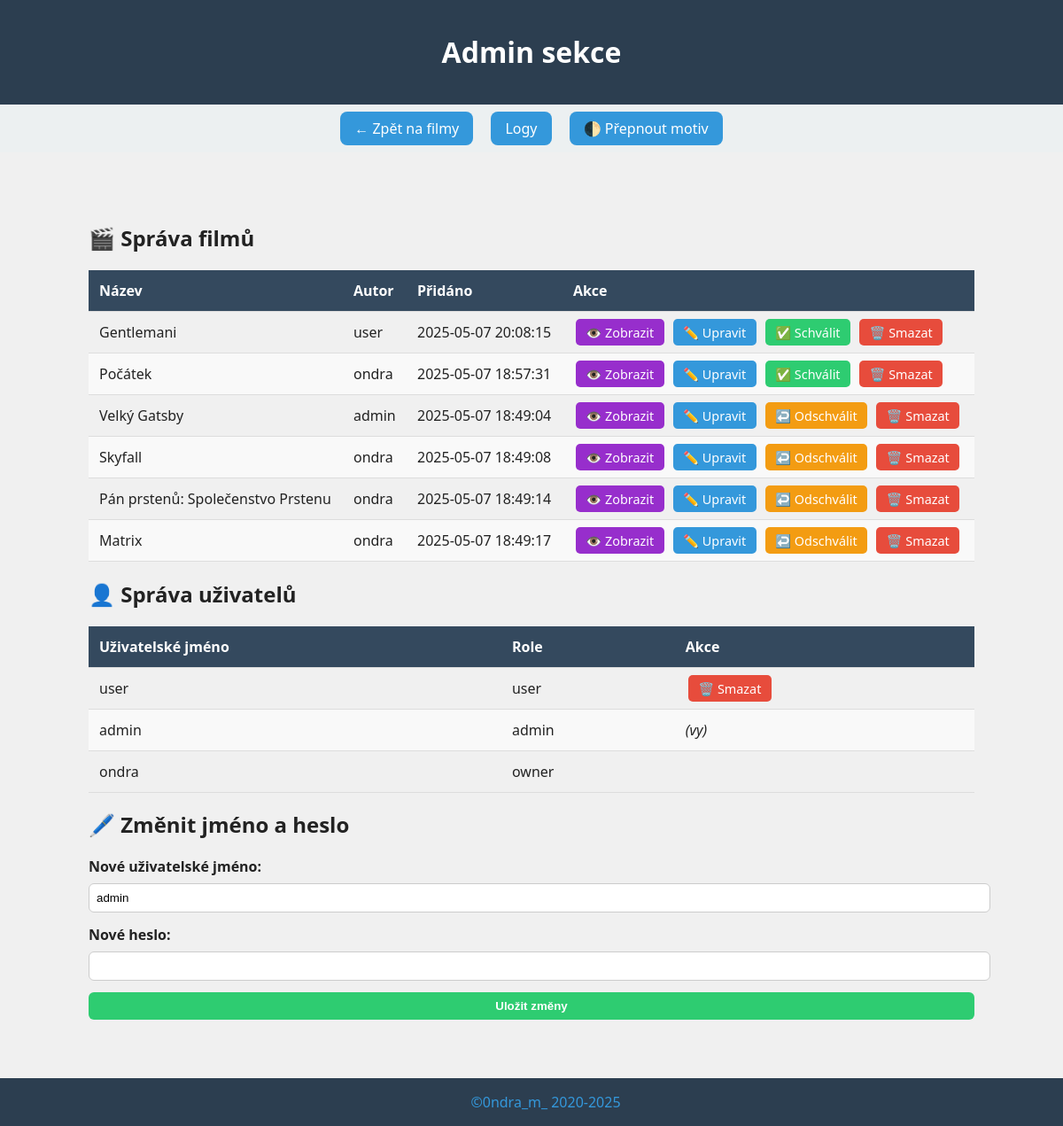
The app's page /admin.php (signed in) with its own data.
### tables this page shows
CREATE TABLE `filmy` (
  `id` int(11) NOT NULL,
  `nazev` varchar(255) NOT NULL,
  `rok` int(11) NOT NULL,
  `zanr` varchar(100) DEFAULT NULL,
  `reziser` varchar(255) DEFAULT NULL,
  `hodnoceni` decimal(3,1) DEFAULT NULL,
  `popis` text DEFAULT NULL,
  `schvaleno` tinyint(1) DEFAULT 0,
  `vytvoreno` timestamp NOT NULL DEFAULT current_timestamp(),
  `autor` varchar(50) NOT NULL DEFAULT 'neznámý'
);

CREATE TABLE `uzivatele` (
  `id` int(11) NOT NULL,
  `username` varchar(50) NOT NULL,
  `password` varchar(255) NOT NULL,
  `role` enum('owner','admin','user') DEFAULT 'user'
);

### admin.php (the view, shortened to what this page needs)
<?php
   require 'db.php';
   $username = $_SESSION['username'];
   $user_result = $conn->query("SELECT * FROM uzivatele WHERE username = '$username'");
   if ($user_result->num_rows > 0) {
    $user = $user_result->fetch_assoc();
   } else {
    die("Uživatel nenalezen.");
   }
   $filmy = $conn->query("SELECT * FROM filmy ORDER BY schvaleno ASC, rok DESC");
   $uzivatele = $conn->query("SELECT * FROM uzivatele ORDER BY role DESC, username ASC");
   ?>
<!DOCTYPE html>
<html lang="cs">
   <head>
      <link rel="stylesheet" href="styles.css">
   </head>
   <body>
      <header>
         <h1>Admin sekce</h1>
      </header>
      <nav>
         <a class="button" href="index.php">← Zpět na filmy</a>
         <a class="button" href="logs.php"> Logy</a>
         <a class="button"  onclick="toggleTheme()">🌓 Přepnout motiv</a>
      </nav>
      <div class="container">
         <h2>🎬 Správa filmů</h2>
         <div class="table-wrapper">
            <table class="admin-table">
               <thead>
                  <tr>
                     <th>Název</th>
                     <th>Autor</th>
                     <th>Přidáno</th>
                     <th>Akce</th>
                  </tr>
               </thead>
               <tbody>
                  <?php while ($film = $filmy->fetch_assoc()): ?>
                  <tr>
                     <td><?= htmlspecialchars($film['nazev']) ?></td>
                     <td><?= htmlspecialchars($film['autor']) ?></td>
                     <td><?= htmlspecialchars($film['vytvoreno']) ?></td>
                     <td>
                        <a class="btn btn-view"  href="info.php?id=<?= $film['id'] ?>">👁️ Zobrazit</a>
                        <a class="btn" href="edit.php?id=<?= $film['id'] ?>">✏️ Upravit</a>
                        <?php if (!$film['schvaleno']): ?>
                        <a class="btn btn-approve" href="schvalit.php?id=<?= $film['id'] ?>">✅ Schválit</a>
                        <?php else: ?>
                        <a class="btn btn-warning" href="odschvalit.php?id=<?= $film['id'] ?>">↩️ Odschválit</a>
                        <?php endif; ?>
                        <a class="btn btn-danger" href="smazat.php?id=<?= $film['id'] ?>" onclick="return confirm('Opravdu smazat?')">🗑️ Smazat</a>
                     </td>
                  </tr>
                  <?php endwhile; ?>
               </tbody>
            </table>
         </div>
         <h2>👤 Správa uživatelů</h2>
         <div class="table-wrapper">
            <table class="admin-table">
               <thead>
                  <tr>
                     <th>Uživatelské jméno</th>
                     <th>Role</th>
                     <th>Akce</th>
                  </tr>
               </thead>
               <tbody>
                  <?php while ($uzivatel = $uzivatele->fetch_assoc()): ?>
                  <tr>
                     <td><?= htmlspecialchars($uzivatel['username']) ?></td>
                     <td><?= $uzivatel['role'] ?></td>
                     <td>
                        <?php
                           $jeJinyUzivatel = $uzivatel['username'] !== $_SESSION['username'];
                           ?>
                        <?php if ($jeJinyUzivatel): ?>
                        <?php if ($uzivatel['role'] !== 'owner'): ?>
                        <a class="btn btn-danger" href="smazat_uzivatele.php?id=<?= $uzivatel['id'] ?>" onclick="return confirm('Smazat uživatele?')">🗑️ Smazat</a>
                        <?php endif; ?>
                        <?php else: ?>
                        <em>(vy)</em>
                        <?php endif; ?>
                     </td>
                  </tr>
                  <?php endwhile; ?>
               </tbody>
            </table>
         </div>
         <h2>🖊️ Změnit jméno a heslo</h2>
         <form method="POST" action="admin.php" class="credentials-form">
            <label class="form-label">Nové uživatelské jméno:</label>
            <input type="text" name="new_username" class="form-input" value="<?= htmlspecialchars($user['username']) ?>" required>
            <label class="form-label">Nové heslo:</label>
            <input type="password" name="new_password" class="form-input">
            <button type="submit" class="form-button">Uložit změny</button>
         </form>
      </div>
   </body>
   <footer>
      <a href="https://github.com/0ndraM">©0ndra_m_  2020-<?php echo date("Y");?></a>
   </footer>
</html>

### styles.css (style rules this page uses)
body { font-family: 'Segoe UI', sans-serif; background-color: #f0f0f0; color: #222; margin: 0; padding: 0; padding-bottom: 60px; }
header { background: #2c3e50; color: white; padding: 1em; text-align: center; }
nav { padding: 0,5em; text-align: center; background: #ecf0f1; }
nav .button { margin: 0.5em; padding: 0.5em 1em; background: #3498db; color: white; text-decoration: none; border-radius: 8px; }
.button { display: inline-block; background-color: #3498db; color: white; padding: 0.6em 1.2em; text-decoration: none; border-radius: 6px; margin-top: 1em; }
.container { padding: 2em; max-width: 1000px; margin: auto; padding: 60px 0 0 0; padding-bottom: 60px; }
.admin-table { width: 100%; border-collapse: collapse; margin-top: 1em; }
.admin-table th, .admin-table td { padding: 0.75em; text-align: left; border-bottom: 1px solid #ddd; }
.admin-table th { background-color: #34495e; color: white; }
.admin-table tr:nth-child(even) { background-color: #f9f9f9; }
.btn { padding: 0.4em 0.8em; margin: 0.2em; border: none; border-radius: 5px; text-decoration: none; color: white; background-color: #3498db; font-size: 0.9em; transition: background 0.3s; }
.btn-view { background-color: #972ecc; }
.btn-warning { background-color: #f39c12; }
.btn-danger { background-color: #e74c3c; }
.btn-approve { background-color: #2ecc71; }
form button { background-color: #2ecc71; color: white; border: none; padding: 0.6em 1.2em; border-radius: 5px; cursor: pointer; }
footer { background: #2c3e50; color: white; padding: 1em; text-align: center; position: fixed; bottom: 0; width: 100%; }
footer a { color: #3498db; text-decoration: none; }
.credentials-form .form-label { display: block; margin-bottom: 0.5em; font-weight: bold; }
.credentials-form .form-input { width: 100%; padding: 0.6em; margin-bottom: 1em; border: 1px solid #ccc; border-radius: 6px; }
.credentials-form .form-button { width: 100%; background-color: #2ecc71; color: white; padding: 0.6em; border: none; border-radius: 6px; font-weight: bold; cursor: pointer; }

### records on screen
filmy: nazev "Gentlemani", autor "user", vytvoreno "2025-05-07 20:08:15"
filmy: nazev "Počátek", autor "ondra", vytvoreno "2025-05-07 18:57:31"
filmy: nazev "Velký Gatsby", autor "admin", vytvoreno "2025-05-07 18:49:04"
filmy: nazev "Skyfall", autor "ondra", vytvoreno "2025-05-07 18:49:08"
filmy: nazev "Pán prstenů: Společenstvo Prstenu", autor "ondra", vytvoreno "2025-05-07 18:49:14"
filmy: nazev "Matrix", autor "ondra", vytvoreno "2025-05-07 18:49:17"
uzivatele: username "user", role "user"
uzivatele: username "admin", role "admin", shows "(vy)", new_username "admin"
uzivatele: username "ondra", role "owner"
